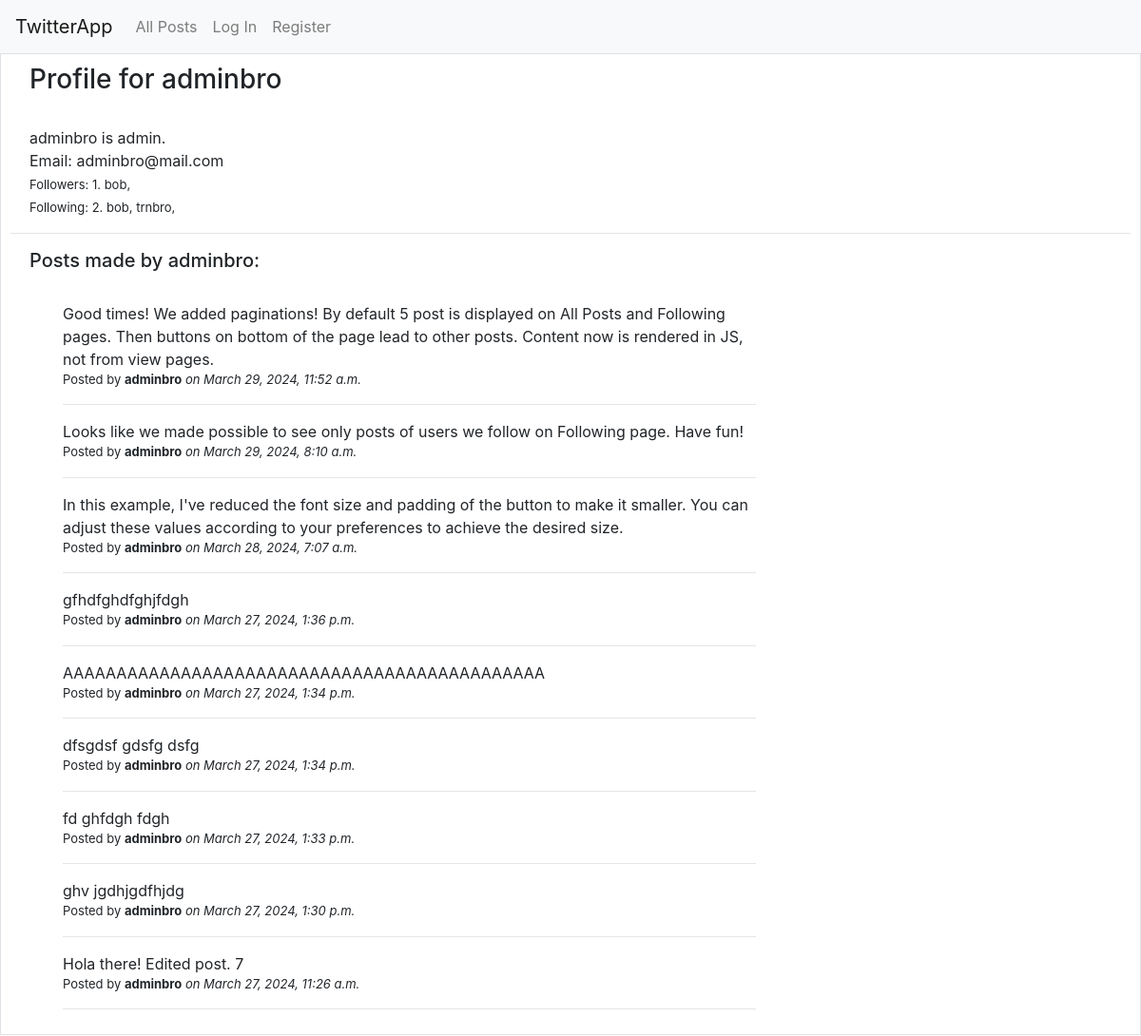
/user/adminbro/, run on the app's committed database.
### twitterapp/models.py (models this page shows, shortened)
class User(AbstractUser):
    is_admin = models.BooleanField(default=False)
    followers = models.ManyToManyField('self', symmetrical=False, related_name='following')
    def following_count(self):
        return self.following.count()

class Post(models.Model):
    user = models.ForeignKey(User, on_delete=models.CASCADE)
    text = models.TextField()
    created_at = models.DateTimeField(auto_now_add=True)
    updated_at = models.DateTimeField(auto_now=True)
    likes = models.ManyToManyField(User, through='Like', related_name='liked_posts', blank=True)
    is_edited = models.BooleanField(default=False)  # Add a field to track if the post has been edited
    edited_text = models.TextField(blank=True, null=True)  # Field to store the edited content

### twitterapp/views.py (the view)
# urls.py: path('user/<str:username>/', views.user_page, name='user_page'),
def user_page(request, username):
    profile_user = get_object_or_404(User, username=username)
    posts = Post.objects.filter(user=profile_user).order_by('-created_at')
    return render(request, 'twitterapp/user_page.html', {'profile_user': profile_user, 'posts': posts})

### twitterapp/templates/twitterapp/user_page.html (shortened to what this page needs)
{% extends "twitterapp/layout.html" %}
{% block body %}
    <div class="border mx-auto">
        <h3 class="margin_left20">Profile for {{ profile_user.username }}</h3><br>
        {% if profile_user.is_admin %}
        <span class="margin_left20">{{ profile_user.username }} is admin.</span><br>
        {% else %}
        <span class="margin_left20">{{ profile_user.username }} is not admin.</span><br>
        {% endif %}
        <span class="margin_left20">Email: {{ profile_user.email }}</span> <br>
        <span class="margin_left20" id="font_small">Followers: {{ profile_user.followers.all|length }}.
            {% for follower in profile_user.followers.all %}
                {{ follower.username }},
            {% empty %}
                No followers found.
            {% endfor %}
        </span><br>
        <span class="margin_left20" id="font_small">Following: {{ profile_user.following_count }}.
            {% for followed_user in profile_user.following.all %}
                {{ followed_user.username }},
            {% empty %}
                No users followed.
            {% endfor %}
        </span>
        <br><hr>
        <h5 class="margin_left20">Posts made by {{ profile_user.username }}:</h5><br>
        <ul>
            {% for post in posts %}
            <div class="col-sm-8">
                {{ post.text }}<br>
                <p id="font_small">Posted by <b>{{ post.user }}</b> <i>on {{ post.created_at }}</i></p>
                <hr>
            </div>
            {% endfor %}
        </ul>
    </div>
{% endblock %}

### twitterapp/static/twitterapp/styles.css (style rules this page uses)
.margin_left20 { margin-left: 20px; }
.border { border: 1px solid #ccc; padding: 10px; margin-bottom: 10px; }
#font_small { font-size: small; }

### data on the page
User: username "adminbro", email "adminbro@mail.com", followers.all|length "1", following_count "2"
User: username "bob"
User: username "trnbro"
Post: text "Good times! We added paginations! By default 5 post is displayed on All Posts and Following pages. Then buttons on bottom of the page lead to other posts. Content now is rendered in JS, not from view pages.", user "adminbro", created_at "March 29, 2024, 11:52 a.m."
Post: text "Looks like we made possible to see only posts of users we follow on Following page. Have fun!", user "adminbro", created_at "March 29, 2024, 8:10 a.m."
Post: text "In this example, I've reduced the font size and padding of the button to make it smaller. You can adjust these values according to your preferences to achieve the desired size.", user "adminbro", created_at "March 28, 2024, 7:07 a.m."
Post: text "gfhdfghdfghjfdgh", user "adminbro", created_at "March 27, 2024, 1:36 p.m."
Post: text "AAAAAAAAAAAAAAAAAAAAAAAAAAAAAAAAAAAAAAAAAAAAA", user "adminbro", created_at "March 27, 2024, 1:34 p.m."
Post: text "dfsgdsf gdsfg dsfg", user "adminbro", created_at "March 27, 2024, 1:34 p.m."
Post: text "fd ghfdgh fdgh", user "adminbro", created_at "March 27, 2024, 1:33 p.m."
Post: text "ghv jgdhjgdfhjdg", user "adminbro", created_at "March 27, 2024, 1:30 p.m."
Post: text "Hola there! Edited post. 7", user "adminbro", created_at "March 27, 2024, 11:26 a.m."
